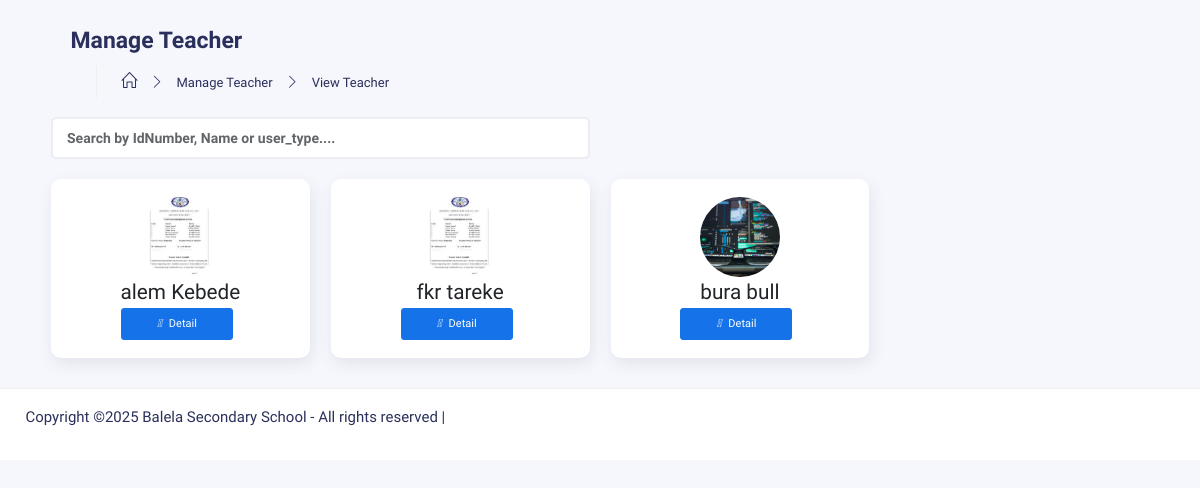
/Director/view_Allnstructor.php (signed in), run on the app's committed database.
### tables this page shows
CREATE TABLE IF NOT EXISTS `users` (
  `uid` int NOT NULL AUTO_INCREMENT,
  `idNumber` varchar(50) NOT NULL,
  `profile_picture` varchar(250) NOT NULL,
  `first_name` varchar(30) NOT NULL,
  `father_name` varchar(30) NOT NULL,
  `grandfather_name` varchar(30) NOT NULL,
  `gender` varchar(30) NOT NULL,
  `user_type` varchar(30) NOT NULL,
  `username` varchar(50) NOT NULL,
  `password` varchar(250) NOT NULL,
  `email` varchar(50) NOT NULL,
  `phone` varchar(50) NOT NULL,
  `user_status` int NOT NULL,
  PRIMARY KEY (`uid`)
);

### connection/function.php (called while the page is built, shortened)
<?php
include 'connection.php';
function decryptPassword($encryptedPassword) {
    $key = hash('sha256', SECRET_KEY);
    $iv = substr(hash('sha256', SECRET_IV), 0, 16);
    return openssl_decrypt($encryptedPassword, ENCRYPT_METHOD, $key, 0, $iv);
}
function getUserByID($data)
{
    global $conn;
    $query = mysqli_query($conn, "SELECT * FROM users WHERE uid = '$data'");
    $result = mysqli_fetch_array($query);
    if ($result && isset($result["password"])) {
        $result["password"] = decryptPassword($result["password"]);
    }
    return $result;
}
function getAllInstructors()
{
    global $conn;
    $query = mysqli_query($conn, "select * from users where user_type = 4");
    $result = array();
    while ($row = mysqli_fetch_array($query)) {
        array_push($result, $row);
    }
    return $result;
}
?>

### Director/view_Allnstructor.php (the view, shortened to what this page needs)
<?php
include('directorHeader.php');
?>
<div class="container">
  <div class="page-inner">
    <div class="page-header">
     <h3 class="fw-bold mb-3">Manage Teacher</h3>
      <ul class="breadcrumbs mb-3">
        <li class="nav-home"><a href="#"><i class="icon-home"></i></a></li>
        <li class="separator"><i class="icon-arrow-right"></i></li>
        <li class="nav-item"><a href="#">Manage Teacher</a></li>
        <li class="separator"><i class="icon-arrow-right"></i></li>
        <li class="nav-item"><a href="#">View Teacher</a></li>
      </ul>
   </div>
</div>
<div class="container-fluid">
 <div class="row">
  <div class="col-6">
    <div class="page-title flex-wrap">
    <form method="GET">
    <div class="input-group">
  <input type="text" name="search" id="userSearch" class="form-control"
       style="font-weight: bold;" placeholder="Search by IdNumber, Name or user_type....">
        </div>
    </form>
    </div>
  </div>
</div>
<?php
    if (isset($_SESSION["uid"])) {
        if (isset($_GET['search']) && !empty(trim($_GET['search']))) {
            $searchTerm = $_GET['search'];
            $users = searchUsers($searchTerm);
        } else {
            $users = getAllInstructors();
        }
?>
<div class="row">
    <?php
    if (!empty($users)) {
        foreach ($users as $user) {
    ?>
<div class="col-xl-3 col-lg-4 col-sm-6 user-card"
     data-idnumber="<?= strtolower($user['idNumber']) ?>"
     data-username="<?= strtolower($user['first_name']) ?>"
     data-usertype="<?= strtolower($user['gender']) ?>"
     data-firstname="<?= strtolower($user['first_name']) ?>">
  <div class="card contact_list text-center">
    <div class="card-body">
      <div class="user-content">
        <div class="user-info">
          <div class="user-img">
            <img class="profile-images" src="<?php echo $user["profile_picture"]; ?>" alt="Profile Picture" width="100" height="100">
          </div>
          <div class="user-details">
            <h4 class="user-name mb-0"><?php echo $user["first_name"]; ?> <?php echo $user["father_name"]; ?></h4>
          </div>
        </div>
      </div>
      <a href="view_AllStudentdetail.php?uid=<?php echo $user['uid']; ?>" class="btn btn-primary btn-sm w-50 me-2"><i class="fa-solid fa-user me-2"></i>Detail</a>
    </div>
  </div>
</div>
    <?php }
    } else {
        echo "<p class='mt-3 text-danger'>No users found.</p>";
    }
    ?>
</div>
        <?php
        } else {
        }
        ?>
    </div>
</div>
<?php
include('../Admin/footer.php');
?>

### Director/view_Allnstructor.php (style rules this page uses)
.profile-images { width: 80px; height: 80px; border-radius: 100%; object-fit: cover; }

### data on the page
users: profile_picture (picture), first_name "alem", father_name "Kebede"
users: profile_picture (picture), first_name "fkr", father_name "tareke"
users: profile_picture (picture), first_name "bura", father_name "bull"
